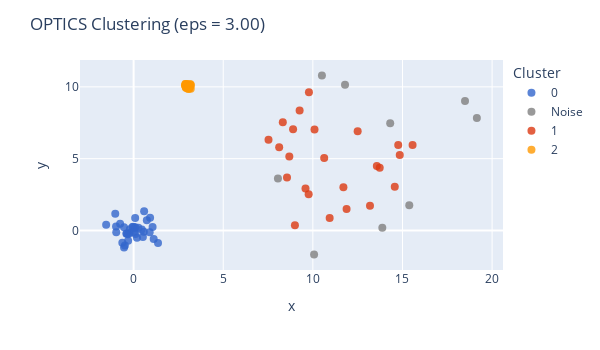

Notebook code cell kept with this figure:
### Markdown cell above
- With `eps = 1.0`, the algorithm detects the red points as a cluster without noises. 
- The more dispersed points are not considered a cluster, they are classified as noise points.

### Code cell
cv_X.plot_optics_dbscan(opt_model, eps=3)

### Figure 1 — Plotly figure (JSON) as saved in the notebook; plotly's stock layout.template omitted (floating-point values rounded to 4 significant figures)
{"data": [{"hovertemplate": "color=0<br>x=%{x}<br>y=%{y}<extra></extra>", "legendgroup": "0", "marker": {"color": "#3366CC", "opacity": 0.8, "size": 8, "symbol": "circle"}, "mode": "markers", "name": "0", "orientation": "v", "showlegend": true, "type": "scatter", "x": [0.09297, 0.03991, 0.9197, 0.1065, -1.024, 0.08643, -0.3065, 0.5187, 1.121, 0.7382, 1.362, -0.4879, -1.532, 0.5872, 0.5701, -0.2087, -0.2324, 1.058, 0.1878, -0.9781, -0.3806, -0.01691, -0.6291, -0.5373, -0.4035, -0.06193, -0.9683, -0.7517, -0.5327, 0.4566, -0.3058, 0.2663, 0.8964, 0.02746], "xaxis": "x", "y": [0.2269, 0.1815, 0.8816, -0.2411, 1.17, 0.8726, -0.7084, -0.4453, -0.5864, 0.7214, -0.8726, -1.036, 0.3922, 1.345, -0.09081, 0.09381, -0.1814, 0.2401, -0.5125, 0.2777, -0.2176, 0.257, -0.852, 0.2321, -0.2157, 0.2464, -0.1276, 0.4665, -1.188, 0.07301, -0.2628, 0.2002, -0.1231, -0.1123], "yaxis": "y"}, {"hovertemplate": "color=Noise<br>x=%{x}<br>y=%{y}<extra></extra>", "legendgroup": "Noise", "marker": {"color": "grey", "opacity": 0.8, "size": 8, "symbol": "circle"}, "mode": "markers", "name": "Noise", "orientation": "v", "showlegend": true, "type": "scatter", "x": [10.07, 18.49, 11.8, 13.88, 14.32, 19.15, 15.38, 8.052, 10.51], "xaxis": "x", "y": [-1.67, 9.01, 10.14, 0.1938, 7.471, 7.833, 1.76, 3.615, 10.79], "yaxis": "y"}, {"hovertemplate": "color=1<br>x=%{x}<br>y=%{y}<extra></extra>", "legendgroup": "1", "marker": {"color": "#DC3912", "opacity": 0.8, "size": 8, "symbol": "circle"}, "mode": "markers", "name": "1", "orientation": "v", "showlegend": true, "type": "scatter", "x": [8.687, 10.63, 10.09, 15.56, 11.7, 13.73, 8.999, 8.121, 8.897, 14.76, 13.19, 11.88, 9.59, 8.324, 14.57, 9.766, 13.57, 12.5, 14.85, 10.94, 8.558, 9.781, 7.526, 9.262], "xaxis": "x", "y": [5.156, 5.052, 7.029, 5.951, 3.01, 4.375, 0.3657, 5.801, 7.045, 5.956, 1.721, 1.496, 2.931, 7.533, 3.047, 2.521, 4.485, 6.905, 5.263, 0.8751, 3.687, 9.629, 6.318, 8.351], "yaxis": "y"}, {"hovertemplate": "color=2<br>x=%{x}<br>y=%{y}<extra></extra>", "legendgroup": "2", "marker": {"color": "#FF9900", "opacity": 0.8, "size": 8, "symbol": "circle"}, "mode": "markers", "name": "2", "orientation": "v", "showlegend": true, "type": "scatter", "x": [3.118, 2.909, 3.067, 3.061, 2.931, 2.923, 3.021, 3.04, 3.036, 2.96, 2.883, 3.188, 2.883, 3.03, 3.149, 3.001, 3.114, 3.047, 2.956, 3.187, 2.959, 2.873, 2.973, 3.192, 2.914, 3.038, 2.933, 2.969, 2.913, 2.893, 3.013, 3.095, 3.073], "xaxis": "x", "y": [9.982, 10.01, 10.04, 10.09, 9.985, 10.05, 10.1, 9.932, 10.07, 10.12, 10.09, 9.865, 10.19, 10.13, 10.19, 10.18, 9.877, 9.846, 10.18, 10.09, 9.925, 10.1, 10.08, 10.15, 10.19, 9.89, 10.0, 10.01, 9.942, 10.11, 10.04, 9.984, 10.01], "yaxis": "y"}], "layout": {"coloraxis": {"showscale": false}, "height": 350, "legend": {"title": {"text": "Cluster"}, "tracegroupgap": 0}, "margin": {"t": 60}, "title": {"text": "OPTICS Clustering (eps = 3.00)"}, "width": 600, "xaxis": {"anchor": "y", "domain": [0, 1], "title": {"text": "x"}}, "yaxis": {"anchor": "x", "domain": [0, 1], "title": {"text": "y"}}}}
